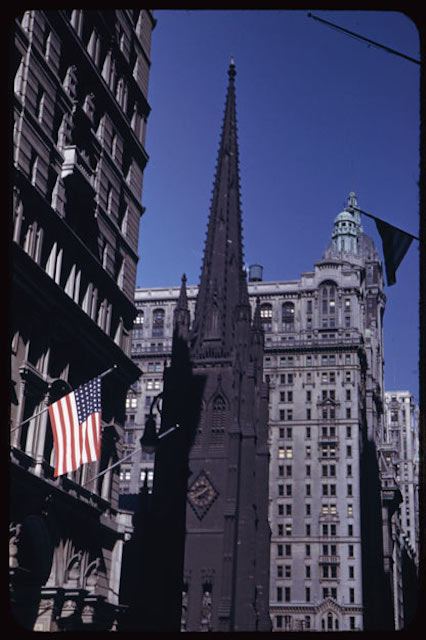
%> input picture CSC471_Project/NYC_Old.jpg, 426 x 640 px
$ octave --eval "get_corr_points;"   (GNU Octave 9; MATLAB toolbox functions it lacks are replaced by stand-ins)
%> lines starting %> are read from the running program, lines starting %| are printed output that depends on the picture
function get_corr_points()
%%%%%%%%%%%%%%%%%%%%%%%%%%%%%%%%%%%%%%%%%%%%%%%%%%%%%%%%%%%%%%%%%%%%%%%%
%
% This function is used to collect the corresponding points on two image
% and save it in variables: left_image_points, right_image_points.
%
% Currently it takes 20 points.One can chnge this value in the code.
%%%%%%%%%%%%%%%%%%%%%%%%%%%%%%%%%%%%%%%%%%%%%%%%%%%%%%%%%%%%%%%%%%%%%%%

left_image  = double(rgb2gray(imread('NYC_Old.jpg')));
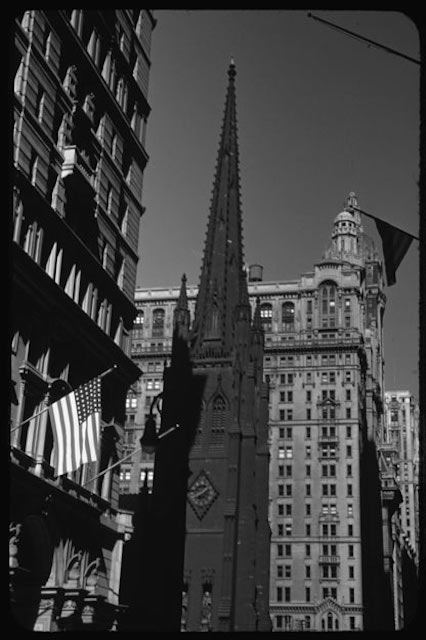
%> left_image: size 640x426 double; min 0, max 255, mean 62.9
right_image = double(rgb2gray(imread('NYC_New.jpg')));
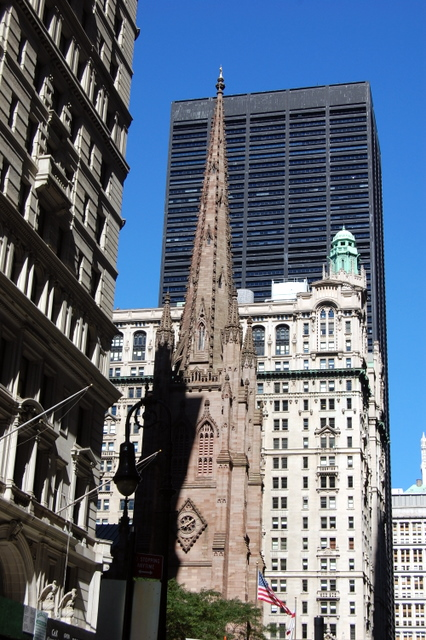
%> input picture CSC471_Project/NYC_New.jpg, 426 x 640 px
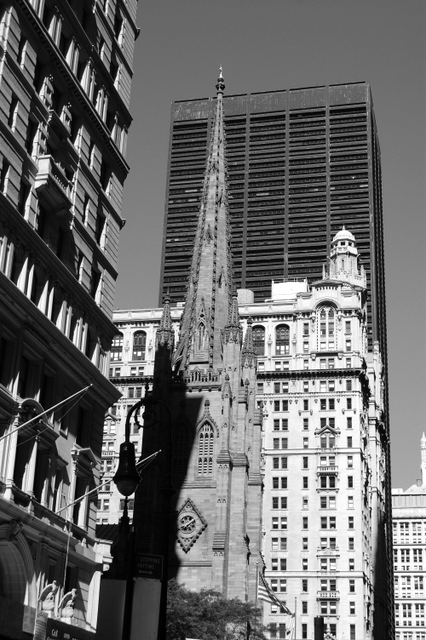
%> right_image: size 640x426 double; min 0, max 255, mean 106.5

[m n] = size(left_image);
%> m = 640; n = 426

figure, imagesc(left_image); colormap(gray); axis image;
figure, imagesc(right_image);colormap(gray); axis image;

% It takes 20 points

for i=1:20

    figure(1);
%> (the run ends here)
